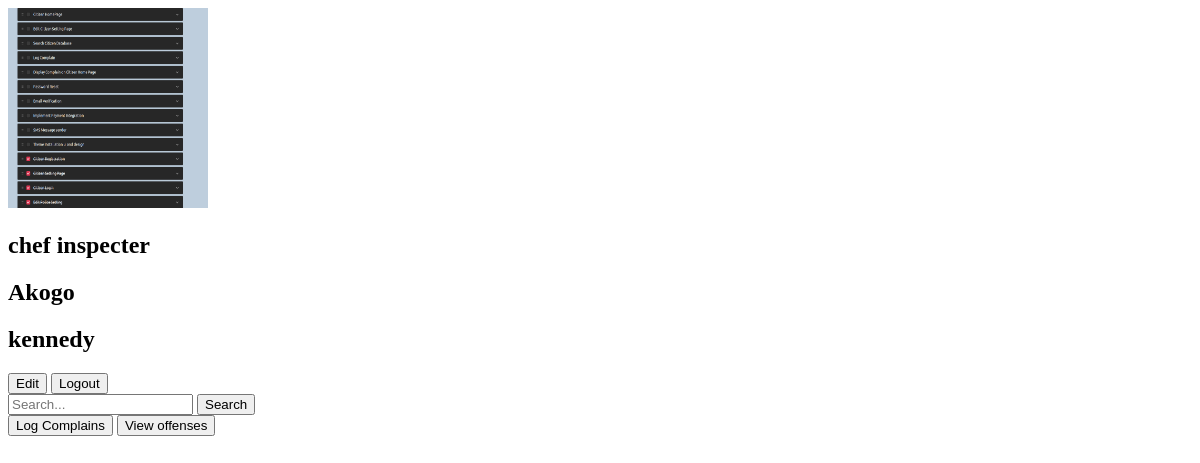
/index-police (signed in), run on an earlier commit of the app's database.
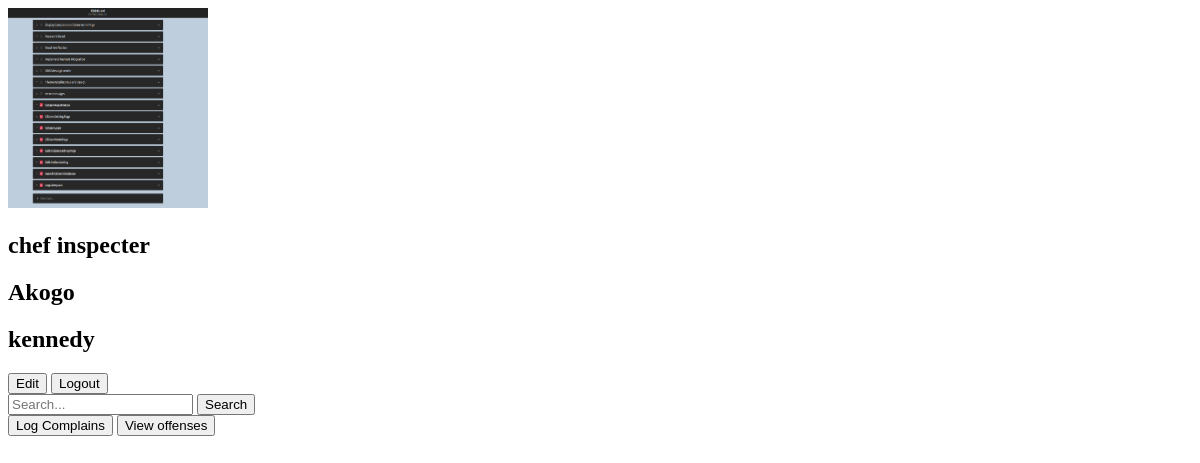
And on a later commit of the database.
### me/models.py (models this page shows, shortened)
class Policeprofile(models.Model):
    user = models.OneToOneField(User, on_delete=models.CASCADE)
    service_id = models.CharField(max_length=10,unique=True)
    first_name = models.CharField(max_length=100,null = True,blank=True)
    image = models.ImageField(null=True,blank=True, upload_to="images/")
    last_name= models.CharField(max_length=50,null = True,blank=True)
    rank = models.CharField(max_length=20,null = True,blank=True)

### me/views.py (the view, shortened to what this page needs)
# urls.py: path('index-police',views.index_police,name="landing"),
@login_required(login_url='police-login')
@csrf_protect
def index_police(request):
    all_citizens = CitizenProfile.objects.all()
    user_profile = get_object_or_404(Policeprofile, user=request.user)
    return render(request, 'me/index_police.html', {"user": user_profile})

### me/templates/me/index_police.html (shortened to what this page needs)
{% load static %}
<!DOCTYPE html>
<html lang="en">
<head>
</head>
<body>
    <div class="user-profile-container">
         <img height="200" width="200" src="{{ user.image.url }}" alt="{{ user.first_name }}" class="user-image">
        <h2 class="user-name">{{user.rank}}</h2>
        <h2 class="user-name">{{ user.first_name }}</h2>
        <h2 class ="user-name">{{user.last_name}}</h2>
        <a href="{% url 'edit-police'%}"><button class="edit-button">Edit</button></a>
        <a href="{% url 'police-logout'%}"><button>Logout</button></a>
    <div class="search-container">
        <form action="" method="POST">
            <input type="text" name="q" placeholder="Search...">
            <button type="submit">Search</button>
        </form>
    </div>
    </div>
<a href="{% url 'offense'%}"><button>Log Complains</button></a>
<a href="{% url 'view-offense'%}"><button>View offenses</button></a>
</body>
</html>

What changed in the data, as far as the page shows it:
changed Policeprofile "chef inspecter": image: a different picture
